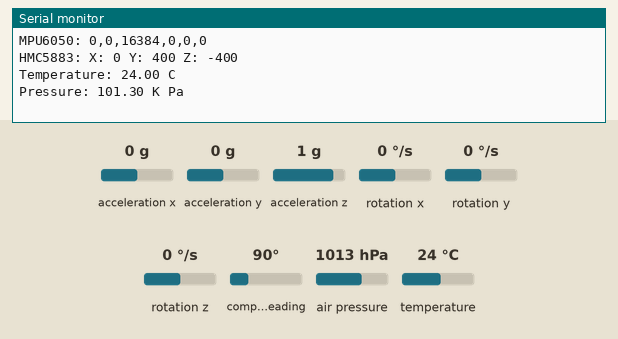
Recording of a sketch running on a simulated Arduino Uno, built with avr-gcc and run on an emulated ATmega328P. Parts: the last lines printed to the serial monitor. Wiring (inferred from the names in the program): HMC5883L compass at I2C address 0x1E; BMP180 pressure sensor at I2C address 0x77. The test bench sets the inputs (shaded band); at power-on: acceleration x 0 g, acceleration y 0 g, acceleration z 1 g, rotation x 0 °/s, rotation y 0 °/s, rotation z 0 °/s, compass heading 90°, air pressure 1013 hPa, temperature 24 °C.

Above: at 1.2 s.
1.3 s: acceleration x set to -1.4 g
9.1 s: acceleration y set to -1.4 g
11.0 s: acceleration z set to -1.4 g
12.9 s: rotation x set to -192 °/s
14.8 s: rotation y set to -192 °/s
At 15.33 s:
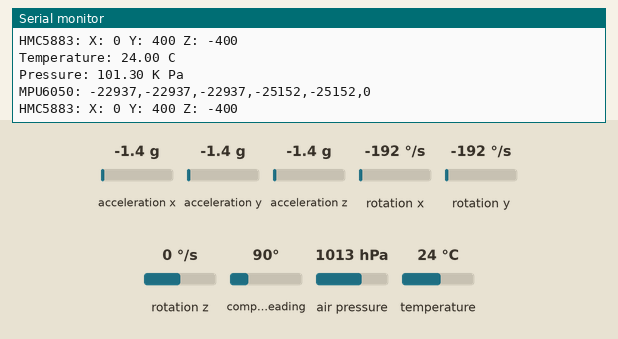
16.7 s: rotation z set to 100 °/s
At 18.4 s:
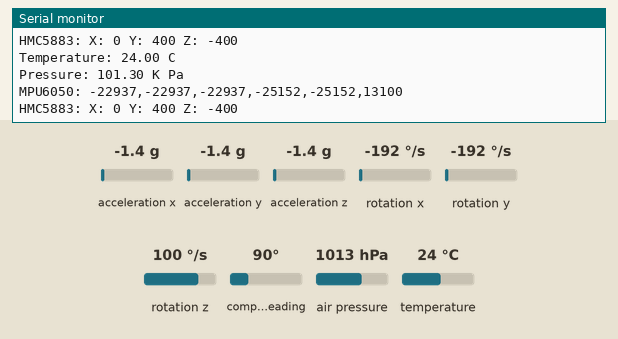

The sketch:

gy80.ino
```cpp
/*******************************************************************
说明：MPU6050+HMC5883+BMP085
设计：allyzc
网站：www.wandianlain.com
日期：2015.9.7
********************************************************************/
#include "Wire.h"
#include "MPU6050.h"

MPU6050 accelgyro;

int16_t ax, ay, az;
int16_t gx, gy, gz;
#define HMCaddress 0x1E

char str[512];


//HMC5883
//#define HMCaddress 0x1E //0011110b, I2C 7bit address of HMC5883

void HMC5883_init()
{
   Wire.beginTransmission(HMCaddress); //open communication with HMC5883
   Wire.write(0x02); //select mode register
   Wire.write(0x00); //continuous measurement mode
   Wire.endTransmission();
}

void HMC5883_set()
{
   int x,y,z; //triple axis data
  //Tell the HMC5883 where to begin reading data
  Wire.beginTransmission(HMCaddress);
  Wire.write(0x03); //select register 3, X MSB register
  Wire.endTransmission();

   //Read data from each axis, 2 registers per axis
   Wire.requestFrom(HMCaddress, 6);
   if(6<=Wire.available())
   {
      x = Wire.read()<<8; //X msb
      x |= Wire.read(); //X lsb
      z = Wire.read()<<8; //Z msb
      z |= Wire.read(); //Z lsb
      y = Wire.read()<<8; //Y msb
      y |= Wire.read(); //Y lsb
   }

//Print out values of each axis
   Serial.print("HMC5883: ");
   Serial.print("X: ");
   Serial.print(x);
   Serial.print(" Y: ");
   Serial.print(y);
   Serial.print(" Z: ");
   Serial.print(z);
   Serial.println(" ");
   // delay(2000);
}
void MPU6050_set()
{
     accelgyro.getMotion6(&ax, &ay, &az, &gx, &gy, &gz);
     sprintf(str, "%d,%d,%d,%d,%d,%d", ax, ay, az, gx, gy, gz);
     //Serial.println(" ");
     Serial.print("MPU6050: ");
     Serial.print(str);
     Serial.write(byte(10));
     // Serial.println(" ");
}

#define BMP085_ADDRESS 0x77 // I2C address of BMP085

const unsigned char OSS = 0; // Oversampling Setting
// Calibration values
int ac1;
int ac2;
int ac3;
unsigned int ac4;
unsigned int ac5;
unsigned int ac6;
int b1;
int b2;
int mb;
int mc;
int md;

// b5 is calculated in bmp085GetTemperature(...), this variable is also used in bmp085GetPressure(...)
// so ...Temperature(...) must be called before ...Pressure(...).
long b5;

short temperature;
long pressure;


short bmp085GetTemperature(unsigned int ut)
{
    long x1, x2;
    x1 = (((long)ut - (long)ac6)*(long)ac5) >> 15;
    x2 = ((long)mc << 11)/(x1 + md);
    b5 = x1 + x2;
    return ((b5 + 8)>>4);
}

// Calculate pressure given up
// calibration values must be known
// b5 is also required so bmp085GetTemperature(...) must be called first.
// Value returned will be pressure in units of Pa.
long bmp085GetPressure(unsigned long up)
{
   long x1, x2, x3, b3, b6, p;
   unsigned long b4, b7;
   b6 = b5 - 4000;
   // Calculate B3
   x1 = (b2 * (b6 * b6)>>12)>>11;
   x2 = (ac2 * b6)>>11;
   x3 = x1 + x2;
   b3 = (((((long)ac1)*4 + x3)<<OSS) + 2)>>2;
   // Calculate B4
   x1 = (ac3 * b6)>>13;
   x2 = (b1 * ((b6 * b6)>>12))>>16;
   x3 = ((x1 + x2) + 2)>>2;
   b4 = (ac4 * (unsigned long)(x3 + 32768))>>15;
   b7 = ((unsigned long)(up - b3) * (50000>>OSS));
   if (b7 < 0x80000000)
      p = (b7<<1)/b4;
   else
      p = (b7/b4)<<1;
   x1 = (p>>8) * (p>>8);
   x1 = (x1 * 3038)>>16;
   x2 = (-7357 * p)>>16;
   p += (x1 + x2 + 3791)>>4;
   return p;
}

// Read 1 byte from the BMP085 at 'address'
char bmp085Read(unsigned char address)
{
   unsigned char data;
  Wire.beginTransmission(BMP085_ADDRESS);
  Wire.write(address);
  Wire.endTransmission();
  Wire.requestFrom(BMP085_ADDRESS, 1);
  while(!Wire.available());
  return Wire.read();
}

// Read 2 bytes from the BMP085
// First byte will be from 'address'
// Second byte will be from 'address'+1
int bmp085ReadInt(unsigned char address)
{
   unsigned char msb, lsb;
   Wire.beginTransmission(BMP085_ADDRESS);
   Wire.write(address);
   Wire.endTransmission();
   Wire.requestFrom(BMP085_ADDRESS, 2);
   while(Wire.available()<2);
   msb = Wire.read();
   lsb = Wire.read();
   return (int) msb<<8 | lsb;
}

// Read the uncompensated temperature value
unsigned int bmp085ReadUT()
{
   unsigned int ut;

           // Write 0x2E into Register 0xF4
          // This requests a temperature reading
          Wire.beginTransmission(BMP085_ADDRESS);
          Wire.write(0xF4);
          Wire.write(0x2E);
          Wire.endTransmission();
           // Wait at least 4.5ms
           delay(5);
          // Read two bytes from registers 0xF6 and 0xF7
          ut = bmp085ReadInt(0xF6);
          return ut;
}

// Read the uncompensated pressure value
unsigned long bmp085ReadUP()
{
   unsigned char msb, lsb, xlsb;
   unsigned long up = 0;
   // Write 0x34+(OSS<<6) into register 0xF4
   // Request a pressure reading w/ oversampling setting
   Wire.beginTransmission(BMP085_ADDRESS);
   Wire.write(0xF4);
   Wire.write(0x34 + (OSS<<6));
   Wire.endTransmission();
   // Wait for conversion, delay time dependent on OSS
   delay(2 + (3<<OSS));
   // Read register 0xF6 (MSB), 0xF7 (LSB), and 0xF8 (XLSB)
   Wire.beginTransmission(BMP085_ADDRESS);
   Wire.write(0xF6);
   Wire.endTransmission();
   Wire.requestFrom(BMP085_ADDRESS, 3);
   // Wait for data to become available
   while(Wire.available() < 3);
   msb = Wire.read();
   lsb = Wire.read();
   xlsb = Wire.read();
   up = (((unsigned long) msb << 16) | ((unsigned long) lsb << 8) | (unsigned long) xlsb) >> (8-OSS);
   return up;
}
void BMP085_set()
{
   temperature = bmp085GetTemperature(bmp085ReadUT());
   pressure = bmp085GetPressure(bmp085ReadUP());
   Serial.print("Temperature: ");
   Serial.print(temperature*0.1);
   Serial.println(" C ");
   Serial.print("Pressure: ");
   Serial.print(pressure*0.001);
   Serial.println(" K Pa");
   Serial.println();
   //delay(2000);
}
void BMP085_init()
{
    ac1 = bmp085ReadInt(0xAA);
    ac2 = bmp085ReadInt(0xAC);
    ac3 = bmp085ReadInt(0xAE);
    ac4 = bmp085ReadInt(0xB0);
    ac5 = bmp085ReadInt(0xB2);
    ac6 = bmp085ReadInt(0xB4);
    b1 = bmp085ReadInt(0xB6);
    b2 = bmp085ReadInt(0xB8);
    mb = bmp085ReadInt(0xBA);
    mc = bmp085ReadInt(0xBC);
    md = bmp085ReadInt(0xBE);
}
void setup()
{
    Wire.begin();
    Serial.begin(9600);
    HMC5883_init();
    BMP085_init();
    accelgyro.initialize();
    accelgyro.setI2CMasterModeEnabled(0);
    accelgyro.setI2CBypassEnabled(1);
    if((!accelgyro.getI2CMasterModeEnabled()) && accelgyro.getI2CBypassEnabled())
    Serial.println("Set MPU6000 Bypass Mode success!\n");
}

void loop()
{

   MPU6050_set();
   HMC5883_set();
   BMP085_set();
   delay(3000);
}
```

Measured:
- after the input at 14.8 s, the serial monitor: prints a new line after 0.47 s (image 1)
- after the input at 16.7 s, the serial monitor: prints a new line after 1.6 s (image 2)
